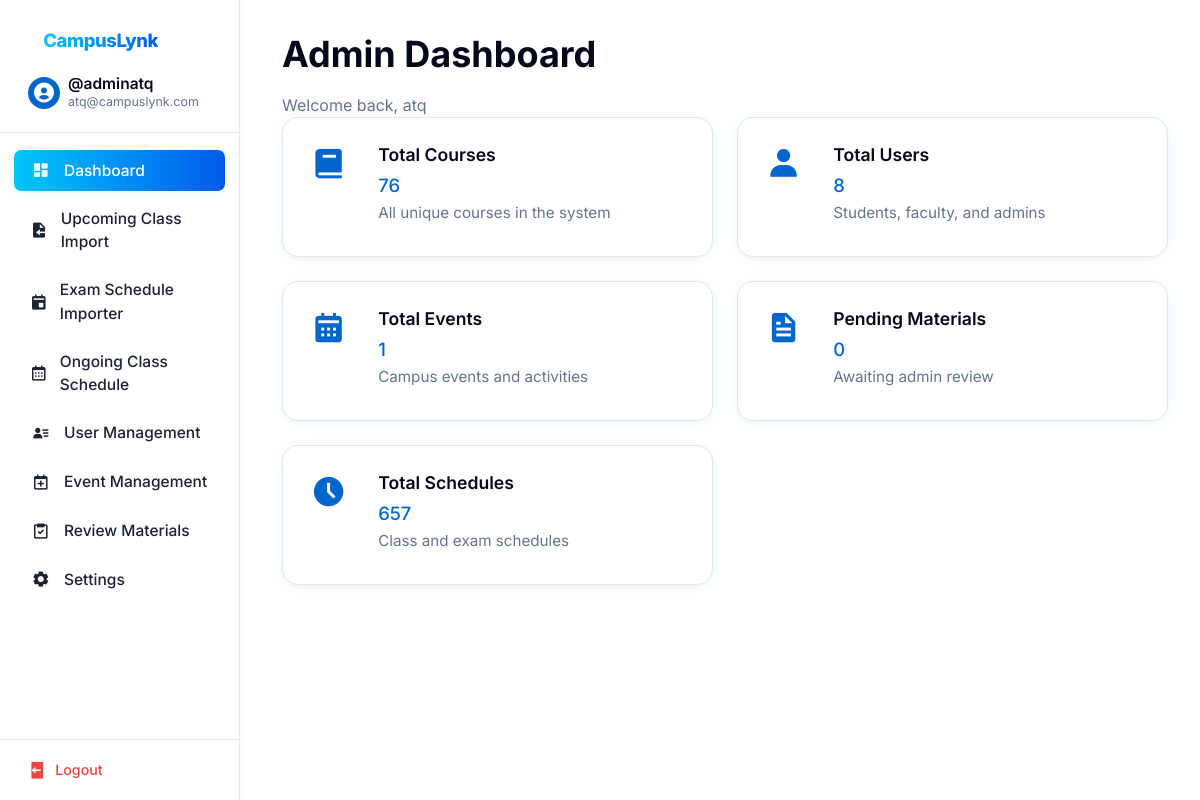
Screenshot of /admin_dashboard.php (signed in) with the database file from the repository.
### tables this page shows
CREATE TABLE `users` (
  `id` int(11) NOT NULL,
  `username` varchar(255) NOT NULL,
  `email` varchar(255) NOT NULL,
  `password` varchar(255) NOT NULL,
  `role` enum('student','faculty','admin') NOT NULL,
  `name` varchar(255) NOT NULL
);

### admin_dashboard.php (the view, shortened to what this page needs)
<?php
try {
    $db = (new Database())->getConnection();
    $stmt = $db->prepare("SELECT * FROM users WHERE email = ? AND role = 'admin'");
    $stmt->execute([$_SESSION['admin_email']]);
    $admin = $stmt->fetch(PDO::FETCH_ASSOC);
    $totalCourses = $db->query("SELECT COUNT(DISTINCT course_code) FROM upcoming_courses")->fetchColumn();
    $totalUsers = $db->query("SELECT COUNT(*) FROM users")->fetchColumn();
    $totalEvents = $db->query("SELECT COUNT(*) FROM events")->fetchColumn();
    $totalPending = $db->query("SELECT COUNT(*) FROM pending_materials WHERE status='pending'")->fetchColumn();
    $totalSchedules = $db->query("SELECT COUNT(*) FROM course_schedules")->fetchColumn();
} catch (PDOException $e) {
    die('Database error: ' . $e->getMessage());
}
?>
<!DOCTYPE html>
<html lang="en">
<head>
    <link href='https://unpkg.com/boxicons@2.1.4/css/boxicons.min.css' rel='stylesheet'>
    <link rel="stylesheet" href="css/base.css">
    <link rel="stylesheet" href="css/layout.css">
    <link rel="stylesheet" href="css/components.css">
    <link rel="stylesheet" href="css/dashboard.css">
</head>
<body>
    <?php include 'sidebar.php'; ?>
    <main class="main-content">
        <div class="admin-header">
            <div>
                <h1 class="text-2xl font-bold">Admin Dashboard</h1>
                <p class="text-muted">Welcome back, <?php echo htmlspecialchars($admin['name']); ?></p>
            </div>
        </div>
        <div class="dashboard-overview-grid">
            <div class="overview-card">
                <div class="overview-icon"><i class='bx bxs-book'></i></div>
                <div>
                    <div class="overview-title">Total Courses</div>
                    <div class="overview-main"><?php echo $totalCourses; ?></div>
                    <div class="overview-desc">All unique courses in the system</div>
                </div>
            </div>
            <div class="overview-card">
                <div class="overview-icon"><i class='bx bxs-user'></i></div>
                <div>
                    <div class="overview-title">Total Users</div>
                    <div class="overview-main"><?php echo $totalUsers; ?></div>
                    <div class="overview-desc">Students, faculty, and admins</div>
                </div>
            </div>
            <div class="overview-card">
                <div class="overview-icon"><i class='bx bxs-calendar'></i></div>
                <div>
                    <div class="overview-title">Total Events</div>
                    <div class="overview-main"><?php echo $totalEvents; ?></div>
                    <div class="overview-desc">Campus events and activities</div>
                </div>
            </div>
            <div class="overview-card">
                <div class="overview-icon"><i class='bx bxs-file'></i></div>
                <div>
                    <div class="overview-title">Pending Materials</div>
                    <div class="overview-main"><?php echo $totalPending; ?></div>
                    <div class="overview-desc">Awaiting admin review</div>
                </div>
            </div>
            <div class="overview-card">
                <div class="overview-icon"><i class='bx bxs-time-five'></i></div>
                <div>
                    <div class="overview-title">Total Schedules</div>
                    <div class="overview-main"><?php echo $totalSchedules; ?></div>
                    <div class="overview-desc">Class and exam schedules</div>
                </div>
            </div>
        </div>
    </main>
</body>
</html>

### sidebar.php (shortened to what this page needs)
<?php
try {
    $sidebar_database = new Database();
    $sidebar_db = $sidebar_database->getConnection();
    $sidebar_query = $sidebar_db->prepare("SELECT * FROM users WHERE email = ?");
    $sidebar_query->execute([$_SESSION['useremail']]);
    $sidebar_user = $sidebar_query->fetch(PDO::FETCH_ASSOC);
} catch (PDOException $e) {
    header("Location: login.php?error=Database Error: " . urlencode($e->getMessage()));
    exit();
}
$current_page = basename($_SERVER['PHP_SELF']);
$role = $sidebar_user['role'];
?>
<link href='https://unpkg.com/boxicons@2.1.4/css/boxicons.min.css' rel='stylesheet'>
<aside class="sidebar">
    <div class="sidebar-header">
        <div class="logo-and-title-div">
            <div class="sidebar-brand">
                <a href="index.php" class="navbar-brand sidebar-logo"><span>CampusLynk</span></a>
            </div>
        </div>
        <a href="<?php echo $role === 'faculty' ? 'faculty_dashboard.php' : ($role === 'admin' ? 'admin_dashboard.php' : 'profile.php'); ?>" class="user-info">
            <div class="user-avatar">
                <i class='bx bxs-user-circle'></i>
            </div>
            <div class="user-details">
                <h3 class="user-name"><?php echo '@' . htmlspecialchars($sidebar_user['username']); ?></h3>
                <p class="user-email"><?php echo htmlspecialchars($sidebar_user['email']); ?></p>
            </div>
        </a>
    </div>
    <div class="sidebar-content">
        <ul class="nav-links">
            <?php if ($role === 'admin'): ?>
                <li>
                    <a href="admin_dashboard.php" class="nav-link <?php echo $current_page === 'admin_dashboard.php' ? 'active' : ''; ?>">
                        <i class='bx bxs-dashboard'></i>
                        <span>Dashboard</span>
                    </a>
                </li>
                <li>
                    <a href="admin_dataimport.php" class="nav-link <?php echo $current_page === 'admin_dataimport.php' ? 'active' : ''; ?>">
                        <i class='bx bxs-file-import'></i>
                        <span>Upcoming Class Import</span>
                    </a>
                </li>
                <li>
                    <a href="admin_exam_import.php" class="nav-link <?php echo $current_page === 'admin_exam_import.php' ? 'active' : ''; ?>">
                        <i class='bx bxs-calendar-event'></i>
                        <span>Exam Schedule Importer</span>
                    </a>
                </li>
                <li>
                    <a href="admin_class_schedule.php" class="nav-link <?php echo $current_page === 'admin_class_schedule.php' ? 'active' : ''; ?>">
                        <i class='bx bx-calendar'></i>
                        <span>Ongoing Class Schedule</span>
                    </a>
                </li>
                <li>
                    <a href="admin_users.php" class="nav-link <?php echo $current_page === 'admin_users.php' ? 'active' : ''; ?>">
                        <i class='bx bxs-user-detail'></i>
                        <span>User Management</span>
                    </a>
                </li>
                <li>
                    <a href="admin_event_management.php" class="nav-link <?php echo $current_page === 'admin_event_management.php' ? 'active' : ''; ?>">
                        <i class='bx bx-calendar-plus'></i>
                        <span>Event Management</span>
                    </a>
                </li>
                <li>
                    <a href="admin_review_materials.php" class="nav-link <?php echo $current_page === 'admin_review_materials.php' ? 'active' : ''; ?>">
                        <i class='bx bx-task'></i>
                        <span>Review Materials</span>
                    </a>
                </li>
                <li>
                    <a href="admin_settings.php" class="nav-link <?php echo $current_page === 'admin_settings.php' ? 'active' : ''; ?>">
                        <i class='bx bxs-cog'></i>
                        <span>Settings</span>
                    </a>
                </li>
            <?php endif; ?>
        </ul>
    </div>
    <div class="sidebar-footer">
        <?php
        $logout_url = 'logout.php';
        if (isset($_SESSION['role'])) {
            switch ($_SESSION['role']) {
                case 'admin':
                    $logout_url = 'admin_logout.php';
                    break;
            }
        }
        ?>
        <a href="<?php echo $logout_url; ?>" class="logout-btn">
            <i class='bx bxs-log-out'></i>
            <span>Logout</span>
        </a>
    </div>
</aside>

### css/base.css (style rules this page uses)
:root { --background: #ffffff; --foreground: #020817; --card: #ffffff; --card-foreground: #020817; --popover: #ffffff; --popover-foreground: #020817; --primary: #0066cc; --primary-foreground: #ffffff; --secondary: #f1f5f9; --secondary-foreground: #0f172a; --muted: #f1f5f9; --muted-foreground: #64748b; --accent: #f1f5f9; --accent-foreground: #0f172a; --destructive: #ef4444; --destructive-foreground: #ffffff; --success: #16a34a; --success-foreground: #ffffff; --border: #e2e8f0; --input: #e2e8f0; --ring: #0066cc; --spacing-1: 0.25rem; --spacing-2: 0.5rem; --spacing-3: 0.75rem; --spacing-4: 1rem; --spacing-5: 1.25rem; --spacing-6: 1.5rem; --spacing-8: 2rem; --spacing-10: 2.5rem; --spacing-12: 3rem; --radius-sm: 0.125rem; --radius: 0.5rem; --radius-md: 0.75rem; --radius-lg: 1rem; --shadow-sm: 0 1px 2px rgba(0, 0, 0, 0.05); --shadow: 0 1px 3px rgba(0, 0, 0, 0.1), 0 1px 2px rgba(0, 0, 0, 0.06); --shadow-md: 0 4px 6px -1px rgba(0, 0, 0, 0.1), 0 2px 4px -1px rgba(0, 0, 0, 0.06); --shadow-lg: 0 10px 15px -3px rgba(0, 0, 0, 0.1), 0 4px 6px -2px rgba(0, 0, 0, 0.05); }
* { margin: 0; padding: 0; box-sizing: border-box; font-family: 'Inter', sans-serif; }
body { background-color: var(--background); color: var(--foreground); line-height: 1.5; }
h1, h2, h3, h4, h5, h6 { font-weight: 600; line-height: 1.25; margin-bottom: var(--spacing-4); }
h1 { font-size: 2.25rem; }
h3 { font-size: 1.5rem; }
.text-muted { color: var(--muted-foreground); }
.font-bold { font-weight: 700; }

### css/dashboard.css (style rules this page uses)
.text-muted { color: var(--muted-foreground); }
.dashboard-overview-grid { display: grid; grid-template-columns: repeat(auto-fit, minmax(320px, 1fr)); gap: 1.5rem; margin-bottom: 2rem; }
.overview-card { background: var(--background); border: 1px solid var(--border); border-radius: var(--radius-lg); box-shadow: 0 2px 16px 0 rgba(56, 189, 248, 0.07), 0 1.5px 4px 0 rgba(0,0,0,0.03); padding: 1.5rem 1.5rem 1.25rem 1.5rem; display: flex; align-items: flex-start; gap: 1.25rem; transition: box-shadow 0.18s, border-color 0.18s, transform 0.18s; min-height: 140px; }
.overview-icon { font-size: 2.2rem; color: var(--primary); margin-right: 0.5rem; flex-shrink: 0; display: flex; align-items: center; justify-content: center; width: 2.7rem; height: 2.7rem; background: transparent; border-radius: 0.75rem; }
.overview-title { font-size: 1.1rem; font-weight: 600; margin-bottom: 0.25rem; color: var(--foreground); }
.overview-main { font-size: 1.15rem; font-weight: 500; margin-bottom: 0.15rem; color: var(--primary); }
.overview-desc, .overview-date { color: var(--muted-foreground); font-size: 0.95rem; margin-bottom: 0.1rem; }
body, .main-content, .card, .quick-access-card, .overview-card { -webkit-font-smoothing: antialiased; -moz-osx-font-smoothing: grayscale; }

### rows the page displays
users: username "adminatq", email "atq@campuslynk.com", name "atq"

### other values shown
$totalCourses "76"
$totalUsers "8"
$totalEvents "1"
$totalPending "0"
$totalSchedules "657"
